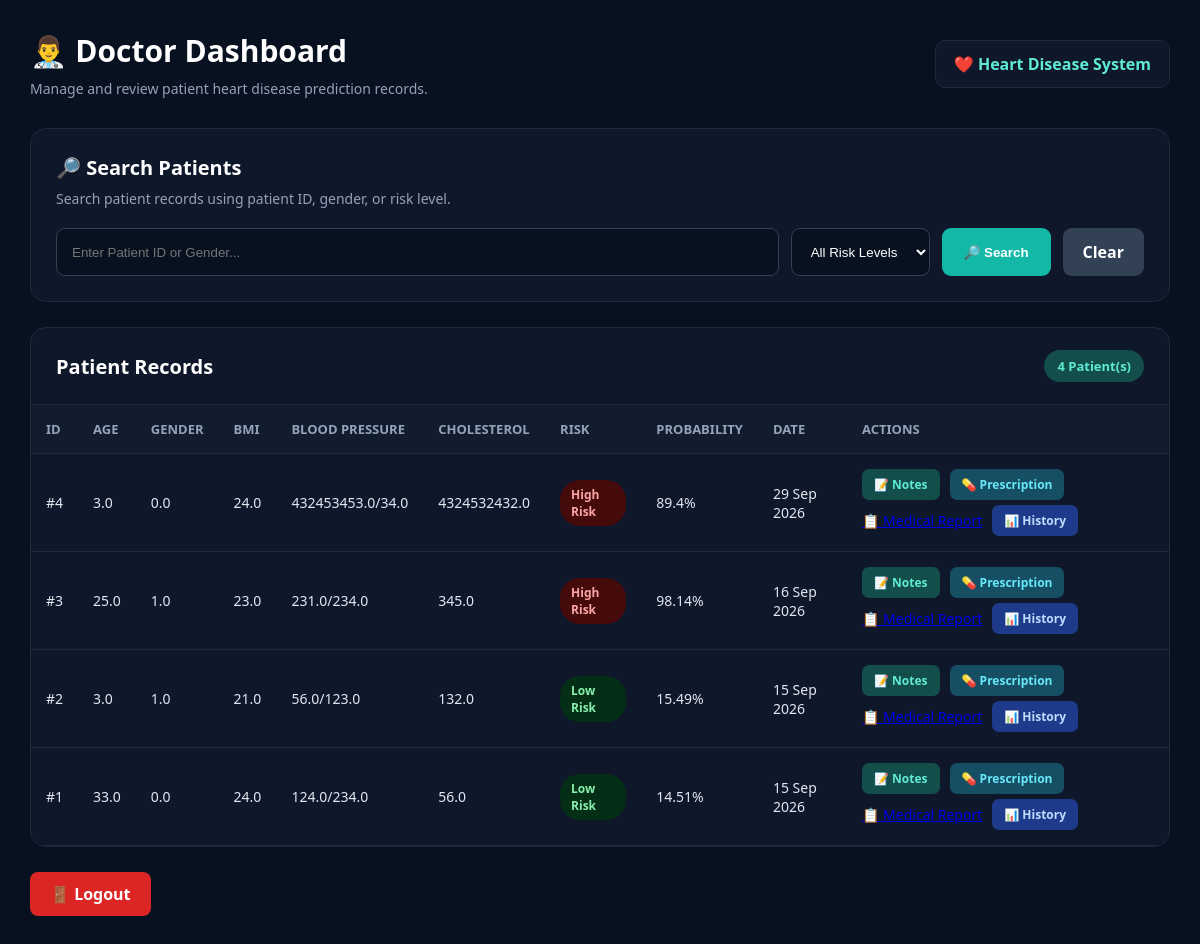
The app's page /doctor (signed in), older data.
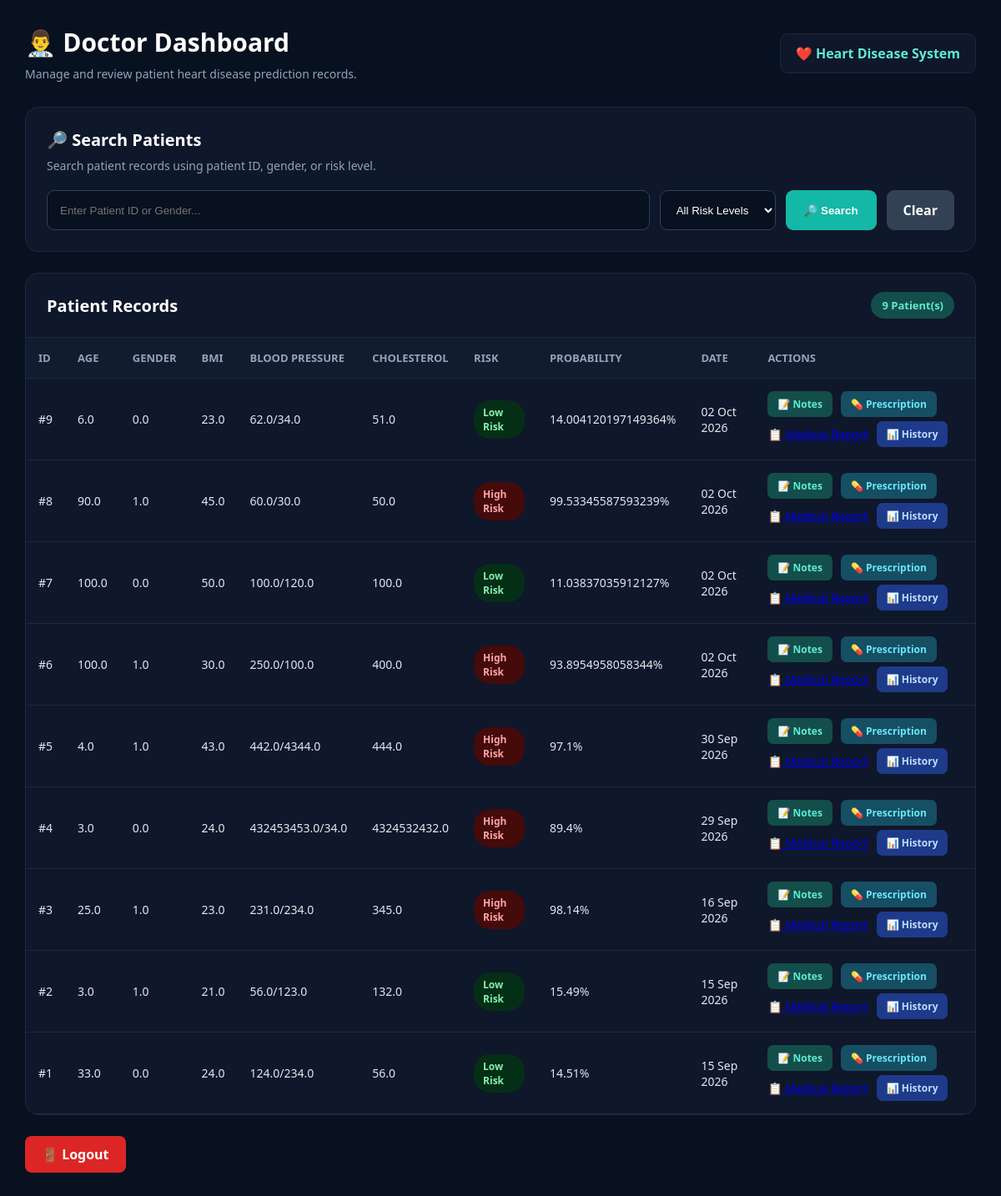
The same page, newer data.
### app.py (models this page shows)
class Patient(db.Model):
    id = db.Column(
        db.Integer,
        primary_key=True
    )
    patient_code = db.Column(
        db.String(50),
        nullable=True,
        index=True
    )
    age = db.Column(
        db.Float
    )
    gender = db.Column(
        db.Float
    )
    bmi = db.Column(
        db.Float
    )
    systolic = db.Column(
        db.Float
    )
    diastolic = db.Column(
        db.Float
    )
    cholesterol = db.Column(
        db.Float
    )
    risk = db.Column(
        db.String(50)
    )
    probability = db.Column(
        db.Float
    )
    date = db.Column(
        db.DateTime,
        default=datetime.utcnow
    )

### app.py (the view, shortened to what this page needs)
@app.route("/doctor")
def doctor_dashboard():
    if "role" not in session:
        return redirect(
            "/login"
        )
    if session["role"] not in [
        "doctor",
        "admin"
    ]:
        return "Access Denied"
    search = request.args.get(
        "search",
        ""
    ).strip()
    risk = request.args.get(
        "risk",
        ""
    ).strip()
    query = Patient.query
    if risk:
        query = query.filter(
            Patient.risk == risk
        )
    patients = query.order_by(
        Patient.date.desc()
    ).all()
    return render_template(
        "doctor_dashboard.html",
        patients=patients,
        search=search,
        risk=risk
    )

### templates/doctor_dashboard.html (shortened to what this page needs)
<!DOCTYPE html>
<html lang="en">
<head>
</head>
<body>
<div class="container">
    <div class="header">
        <div>
            <h1>👨‍⚕️ Doctor Dashboard</h1>
            <p>
                Manage and review patient heart disease prediction records.
            </p>
        </div>
        <div class="doctor-badge">
            ❤️ Heart Disease System
        </div>
    </div>
    <div class="search-card">
        <h2>🔎 Search Patients</h2>
        <p>
            Search patient records using patient ID, gender, or risk level.
        </p>
        <form method="GET"
              action="{{ url_for('doctor_dashboard') }}"
              class="search-form">
            <input
                type="text"
                name="search"
                class="search-input"
                placeholder="Enter Patient ID or Gender..."
                value="{{ search if search else '' }}"
            >
            <select name="risk"
                    class="risk-select">
                <option value="">
                    All Risk Levels
                </option>
            </select>
            <button type="submit"
                    class="search-button">
                🔎 Search
            </button>
            <a href="{{ url_for('doctor_dashboard') }}"
               class="clear-button">
                Clear
            </a>
        </form>
    </div>
    <div class="table-card">
        <div class="table-header">
            <h2>Patient Records</h2>
            <span class="patient-count">
                {{ patients|length }} Patient(s)
            </span>
        </div>
        {% if patients %}
        <div class="table-container">
            <table>
                <thead>
                    <tr>
                        <th>ID</th>
                        <th>Age</th>
                        <th>Gender</th>
                        <th>BMI</th>
                        <th>Blood Pressure</th>
                        <th>Cholesterol</th>
                        <th>Risk</th>
                        <th>Probability</th>
                        <th>Date</th>
<th>Actions</th>
                    </tr>
                </thead>
                <tbody>
                {% for patient in patients %}
                    <tr>
                        <td>
                            #{{ patient.id }}
                        </td>
                        <td>
                            {{ patient.age }}
                        </td>
                        <td>
                            {{ patient.gender }}
                        </td>
                        <td>
                            {{ patient.bmi }}
                        </td>
                        <td>
                            {{ patient.systolic }}/{{ patient.diastolic }}
                        </td>
                        <td>
                            {{ patient.cholesterol }}
                        </td>
                        <td>
                            {% if patient.risk == "High Risk" %}
                                <span class="risk high-risk">
                                    High Risk
                                </span>
                            {% else %}
                                <span class="risk low-risk">
                                    {{ patient.risk }}
                                </span>
                            {% endif %}
                        </td>
                        <td>
                            {{ patient.probability }}%
                        </td>
                        <td>
                            {% if patient.date %}
                                {{ patient.date.strftime('%d %b %Y') }}
                            {% else %}
                                —
                            {% endif %}
                        </td>
                        <td>
    <div class="action-buttons">
    <a
        href="{{ url_for('medical_notes', patient_id=patient.id) }}"
        class="notes-button"
    >
        📝 Notes
    </a>
    <a
        href="{{ url_for('prescription', patient_id=patient.id) }}"
        class="prescription-button"
    >
        💊 Prescription
    </a>
    <a
        href="{{ url_for('medical_report', patient_id=patient.id) }}"
        class="report-button"
    >
        📋 Medical Report
    </a>
    <a
        href="{{ url_for('patient_history', patient_id=patient.id) }}"
        class="history-button"
    >
        📊 History
    </a>
</div>
</td>
                    </tr>
                {% endfor %}
                </tbody>
            </table>
        </div>
        {% endif %}
    </div>
    <div class="footer">
        <a href="{{ url_for('logout') }}"
           class="logout">
            🚪 Logout
        </a>
    </div>
</div>
</body>
</html>

### templates/doctor_dashboard.html (style rules this page uses)
* { box-sizing:border-box; margin:0; padding:0; }
body { background:#071120; color:white; font-family:"Segoe UI", Arial, sans-serif; min-height:100vh; }
.container { width:100%; padding:30px; }
.header { display:flex; justify-content:space-between; align-items:center; margin-bottom:30px; }
.header h1 { font-size:30px; margin-bottom:8px; }
.header p { color:#94a3b8; font-size:14px; }
.doctor-badge { background:#0f172a; border:1px solid #1e293b; padding:12px 18px; border-radius:10px; color:#5eead4; font-weight:600; }
.search-card { background:#0f172a; border:1px solid #1e293b; border-radius:16px; padding:25px; margin-bottom:25px; }
.search-card h2 { font-size:20px; margin-bottom:8px; }
.search-card p { color:#94a3b8; font-size:14px; margin-bottom:20px; }
.search-form { display:flex; gap:12px; flex-wrap:wrap; }
.search-input { flex:1; min-width:250px; background:#071120; color:white; border:1px solid #334155; border-radius:9px; padding:13px 15px; outline:none; }
.risk-select { background:#071120; color:white; border:1px solid #334155; border-radius:9px; padding:13px 15px; outline:none; }
.search-button { background:#14b8a6; color:white; border:none; padding:13px 22px; border-radius:9px; font-weight:600; cursor:pointer; }
.clear-button { background:#334155; color:white; text-decoration:none; padding:13px 20px; border-radius:9px; font-weight:600; }
.table-card { background:#0f172a; border:1px solid #1e293b; border-radius:16px; overflow:hidden; }
.table-header { padding:22px 25px; display:flex; justify-content:space-between; align-items:center; border-bottom:1px solid #1e293b; }
.table-header h2 { font-size:20px; }
.patient-count { background:#134e4a; color:#5eead4; padding:7px 13px; border-radius:20px; font-size:13px; font-weight:600; }
.table-container { overflow-x:auto; }
table { width:100%; border-collapse:collapse; }
th, td { padding:15px; border-bottom:1px solid #1e293b; text-align:left; }
th { background:#111c2e; color:#94a3b8; font-size:13px; text-transform:uppercase; }
td { color:#e2e8f0; font-size:14px; }
.risk { display:inline-block; padding:6px 11px; border-radius:20px; font-size:12px; font-weight:700; }
.high-risk { background:#450a0a; color:#fca5a5; }
.low-risk { background:#052e16; color:#86efac; }
.notes-button { display:inline-block; background:#134e4a; color:#5eead4; text-decoration:none; padding:7px 12px; border-radius:7px; font-size:12px; font-weight:600; white-space:nowrap; }
.prescription-button { display:inline-block; background:#164e63; color:#67e8f9; text-decoration:none; padding:7px 12px; border-radius:7px; font-size:12px; font-weight:600; white-space:nowrap; margin-left:5px; }
.action-buttons { display:flex; align-items:center; gap:5px; flex-wrap:wrap; }
.footer { margin-top:25px; }
.logout { display:inline-block; background:#dc2626; color:white; text-decoration:none; padding:11px 20px; border-radius:8px; font-weight:600; }
.history-button { display: inline-block; background: #1e3a8a; color: #bfdbfe; text-decoration: none; padding: 7px 12px; border-radius: 7px; font-size: 12px; font-weight: 600; white-space: nowrap; margin-left: 5px; }

Row changes from the older to the newer data that the page shows:
added Patient: id "9", age "6.0", gender "0.0", bmi "23.0", systolic "62.0", diastolic "34.0", cholesterol "51.0", risk "Low Risk", probability "14.004120197149364", date "02 Oct 2026"
added Patient: id "8", age "90.0", gender "1.0", bmi "45.0", systolic "60.0", diastolic "30.0", cholesterol "50.0", risk "High Risk", probability "99.53345587593239", date "02 Oct 2026"
added Patient: id "7", age "100.0", gender "0.0", bmi "50.0", systolic "100.0", diastolic "120.0", cholesterol "100.0", risk "Low Risk", probability "11.03837035912127", date "02 Oct 2026"
added Patient: id "6", age "100.0", gender "1.0", bmi "30.0", systolic "250.0", diastolic "100.0", cholesterol "400.0", risk "High Risk", probability "93.8954958058344", date "02 Oct 2026"
added Patient: id "5", age "4.0", gender "1.0", bmi "43.0", systolic "442.0", diastolic "4344.0", cholesterol "444.0", risk "High Risk", probability "97.1", date "30 Sep 2026"
Text that changed along with them:
{{ patients|length }}: "4" → "9"
